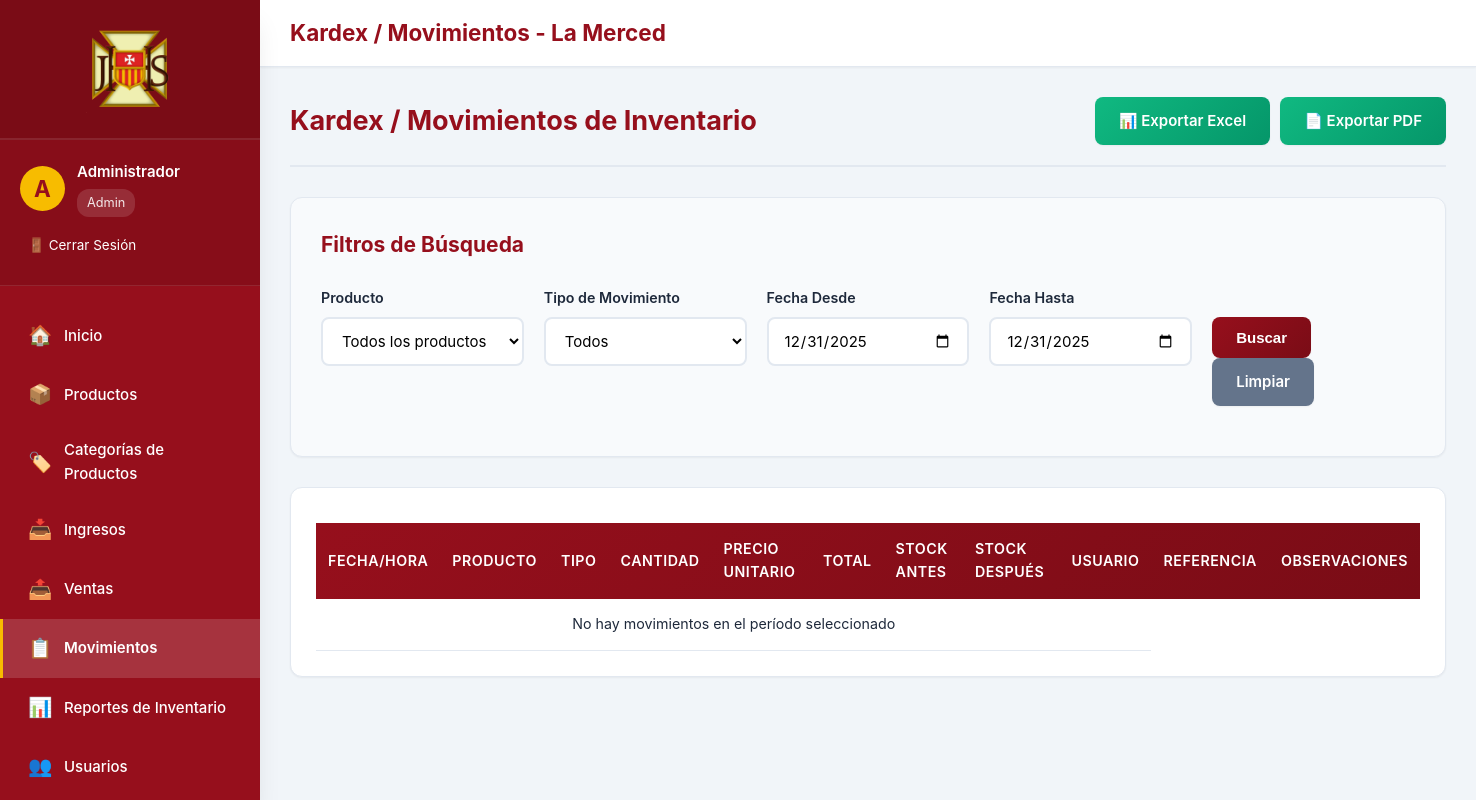
The page /kardex.php (signed in) on the database its author committed.
### tables this page shows
CREATE TABLE IF NOT EXISTS usuarios (
    id INT AUTO_INCREMENT PRIMARY KEY,
    username VARCHAR(50) UNIQUE NOT NULL,
    password VARCHAR(255) NOT NULL,
    nombre_completo VARCHAR(255) NOT NULL,
    email VARCHAR(255),
    rol ENUM('admin', 'operador') DEFAULT 'operador',
    activo TINYINT(1) DEFAULT 1,
    fecha_creacion TIMESTAMP DEFAULT CURRENT_TIMESTAMP,
    INDEX idx_username (username)
);

### config/auth.php (called while the page is built, shortened)
<?php
function getCurrentUser() {
    $conn = getConnection();
    $user_id = $_SESSION['user_id'];
    $stmt = $conn->prepare("SELECT id, username, nombre_completo, email, rol FROM usuarios WHERE id = ? AND activo = 1");
    $stmt->bind_param("i", $user_id);
    $stmt->execute();
    $result = $stmt->get_result();
    $user = $result->fetch_assoc();
    return $user;
}
?>

### kardex.php (the view, shortened to what this page needs)
<?php
$page_title = 'Kardex / Movimientos - La Merced';
require_once 'config/auth.php';
$conn = getConnection();
$producto_id = $_GET['producto_id'] ?? '';
$tipo_movimiento = $_GET['tipo_movimiento'] ?? '';
$fecha_desde = $_GET['fecha_desde'] ?? date('Y-m-d');
$fecha_hasta = $_GET['fecha_hasta'] ?? date('Y-m-d');
$where = [];
$params = [];
$where[] = "DATE(m.fecha_movimiento) BETWEEN ? AND ?";
$params[] = $fecha_desde;
$params[] = $fecha_hasta;
$where_clause = !empty($where) ? "WHERE " . implode(" AND ", $where) : "";
$sql = "
    SELECT m.fecha_movimiento,
        p.codigo as producto_codigo,
        p.nombre as producto_nombre,
        m.tipo_movimiento,
        m.cantidad,
        p.precio as precio_unitario,
        SUM(m.cantidad * p.precio) AS total_venta,
        m.stock_antes,
        m.stock_despues,
        u.nombre_completo as usuario_nombre,
        m.referencia_id,
        m.referencia_tipo,
        m.observaciones
    FROM movimientos m
    INNER JOIN productos p ON p.id = m.producto_id
    LEFT JOIN usuarios u ON u.id = m.usuario_id
    $where_clause
    GROUP BY m.fecha_movimiento, p.nombre, m.tipo_movimiento,
    m.cantidad, p.precio, m.stock_antes, m.stock_despues,
    u.nombre_completo, m.referencia_id, m.referencia_tipo,
    m.observaciones
    ORDER BY m.fecha_movimiento DESC
    LIMIT 500;
";
$stmt = $conn->prepare($sql);
if (!empty($params)) {
    $types = str_repeat('s', count($params));
    $stmt->bind_param($types, ...$params);
}
$stmt->execute();
$movimientos = $stmt->get_result();
require_once 'includes/header.php';
?>
            <div class="page-header">
                <h2>Kardex / Movimientos de Inventario</h2>
                <div style="display: flex; gap: 10px; align-items: center;">
                    <?php
                    $params_export = http_build_query([
                        'producto_id' => $producto_id,
                        'tipo_movimiento' => $tipo_movimiento,
                        'fecha_desde' => $fecha_desde,
                        'fecha_hasta' => $fecha_hasta
                    ]);
                    ?>
                    <a href="exports/kardex_excel.php?<?php echo $params_export; ?>" class="btn btn-success">📊 Exportar Excel</a>
                    <a href="exports/kardex_pdf.php?<?php echo $params_export; ?>" class="btn btn-success">📄 Exportar PDF</a>
                </div>
            </div>
            <div class="form-container">
                <h3>Filtros de Búsqueda</h3>
                <form method="GET" action="">
                    <div class="form-row">
                        <div class="form-group">
                            <label for="producto_id">Producto</label>
                            <select id="producto_id" name="producto_id">
                                <option value="">Todos los productos</option>
                            </select>
                        </div>
                        <div class="form-group">
                            <label for="tipo_movimiento">Tipo de Movimiento</label>
                            <select id="tipo_movimiento" name="tipo_movimiento">
                                <option value="">Todos</option>
                            </select>
                        </div>
                        <div class="form-group">
                            <label for="fecha_desde">Fecha Desde</label>
                            <input type="date" id="fecha_desde" name="fecha_desde" value="<?php echo htmlspecialchars($fecha_desde); ?>" required>
                        </div>
                        <div class="form-group">
                            <label for="fecha_hasta">Fecha Hasta</label>
                            <input type="date" id="fecha_hasta" name="fecha_hasta" value="<?php echo htmlspecialchars($fecha_hasta); ?>" required>
                        </div>
                        <div class="form-group">
                            <label>&nbsp;</label>
                            <button type="submit" class="btn btn-primary">Buscar</button>
                            <a href="kardex.php" class="btn btn-secondary">Limpiar</a>
                        </div>
                    </div>
                </form>
            </div>
            <div class="table-container">
                <table class="data-table">
                    <thead>
                        <tr>
                            <th>Fecha/Hora</th>
                            <th>Producto</th>
                            <th>Tipo</th>
                            <th>Cantidad</th>
                            <th>Precio Unitario</th>
                            <th>Total</th>
                            <th>Stock Antes</th>
                            <th>Stock Después</th>
                            <th>Usuario</th>
                            <th>Referencia</th>
                            <th>Observaciones</th>
                        </tr>
                    </thead>
                    <tbody>
                        <?php if ($movimientos->num_rows > 0): ?>
                            <?php while ($mov = $movimientos->fetch_assoc()): ?>
                                <tr>
                                    <td><?php echo date('d/m/Y H:i:s', strtotime($mov['fecha_movimiento'])); ?></td>
                                    <td>
                                        <strong><?php echo htmlspecialchars($mov['producto_codigo']); ?></strong><br>
                                        <small><?php echo htmlspecialchars($mov['producto_nombre']); ?></small>
                                    </td>
                                    <td>
                                        <span class="stock-badge <?php echo $mov['tipo_movimiento'] == 'entrada' ? 'success' : 'warning'; ?>">
                                            <?php echo strtoupper($mov['tipo_movimiento']); ?>
                                        </span>
                                    </td>
                                    <td><?php echo $mov['cantidad']; ?></td>
                                    <td><?php echo $mov['precio_unitario']; ?></td>
                                    <td><?php echo $mov['total_venta']; ?></td>
                                    <td><?php echo $mov['stock_antes']; ?></td>
                                    <td><strong><?php echo $mov['stock_despues']; ?></strong></td>
                                    <td><?php echo htmlspecialchars($mov['usuario_nombre'] ?? 'N/A'); ?></td>
                                    <td>
                                        <?php
                                        $ref = strtoupper($mov['referencia_tipo']);
                                        echo $ref . ' #' . $mov['referencia_id'];
                                        ?>
                                    </td>
                                    <td><?php echo htmlspecialchars($mov['observaciones'] ?? ''); ?></td>
                                </tr>
                            <?php endwhile; ?>
                        <?php else: ?>
                            <tr>
                                <td colspan="9" class="text-center">No hay movimientos en el período seleccionado</td>
                            </tr>
                        <?php endif; ?>
                    </tbody>
                </table>
            </div>
<?php require_once 'includes/footer.php'; ?>

### includes/header.php (shortened to what this page needs)
<?php
require_once __DIR__ . '/../config/auth.php';
$current_user = getCurrentUser();
$current_page = basename($_SERVER['PHP_SELF']);
?>
<!DOCTYPE html>
<html lang="es">
<head>
    <link rel="stylesheet" href="assets/css/style.css">
</head>
<body>
    <aside class="sidebar" id="sidebar">
        <div class="sidebar-header">
            <img src="img/logo_menu.png" alt="Logo" class="logo_menu">
        </div>
        <div class="sidebar-user">
            <div class="sidebar-user-info">
                <div class="sidebar-user-avatar">
                    <?php echo strtoupper(substr($current_user['nombre_completo'], 0, 1)); ?>
                </div>
                <div>
                    <div class="sidebar-user-name"><?php echo htmlspecialchars($current_user['nombre_completo']); ?></div>
                    <div class="sidebar-user-role"><?php echo ucfirst($current_user['rol']); ?></div>
                </div>
            </div>
            <a href="logout.php" class="sidebar-logout">🚪 Cerrar Sesión</a>
        </div>
        <nav class="sidebar-menu">
            <a href="index.php" class="sidebar-menu-item <?php echo $current_page == 'index.php' ? 'active' : ''; ?>">
                <span class="sidebar-menu-item-icon">🏠</span>
                <span>Inicio</span>
            </a>
            <a href="productos.php" class="sidebar-menu-item <?php echo $current_page == 'productos.php' ? 'active' : ''; ?>">
                <span class="sidebar-menu-item-icon">📦</span>
                <span>Productos</span>
            </a>
            <?php if (isset($_SESSION['rol']) && $_SESSION['rol'] === 'admin'): ?>
            <a href="categorias.php" class="sidebar-menu-item <?php echo $current_page == 'categorias.php' ? 'active' : ''; ?>">
                <span class="sidebar-menu-item-icon">🏷️</span>
                <span>Categorías de Productos</span>
            </a>
            <?php endif; ?>
            <?php if (isset($_SESSION['rol']) && $_SESSION['rol'] === 'admin'): ?>
            <a href="entradas.php" class="sidebar-menu-item <?php echo $current_page == 'entradas.php' ? 'active' : ''; ?>">
                <span class="sidebar-menu-item-icon">📥</span>
                <span>Ingresos</span>
            </a>
            <?php endif; ?>
            <a href="salidas.php" class="sidebar-menu-item <?php echo $current_page == 'salidas.php' ? 'active' : ''; ?>">
                <span class="sidebar-menu-item-icon">📤</span>
                <span>Ventas</span>
            </a>
            <a href="kardex.php" class="sidebar-menu-item <?php echo $current_page == 'kardex.php' ? 'active' : ''; ?>">
                <span class="sidebar-menu-item-icon">📋</span>
                <span>Movimientos</span>
            </a>
            <a href="reportes.php" class="sidebar-menu-item <?php echo $current_page == 'reportes.php' ? 'active' : ''; ?>">
                <span class="sidebar-menu-item-icon">📊</span>
                <span>Reportes de Inventario</span>
            </a>
            <?php if (isset($_SESSION['rol']) && $_SESSION['rol'] === 'admin'): ?>
                <a href="usuarios.php" class="sidebar-menu-item <?php echo $current_page == 'usuarios.php' ? 'active' : ''; ?>">
                    <span class="sidebar-menu-item-icon">👥</span>
                    <span>Usuarios</span>
                </a>
            <?php endif; ?>
        </nav>
    </aside>
    <div class="main-wrapper">
        <div class="top-bar">
            <div>
                <span class="top-bar-title"><?php echo $page_title ?? 'Sistema de Inventario'; ?></span>
            </div>
        </div>
        <div class="content-area">

### rows shown on the page
usuarios: nombre_completo "A", nombre_completo "Administrador", rol "Admin"

### other values the page prints
$page_title "Kardex / Movimientos - La Merced"
